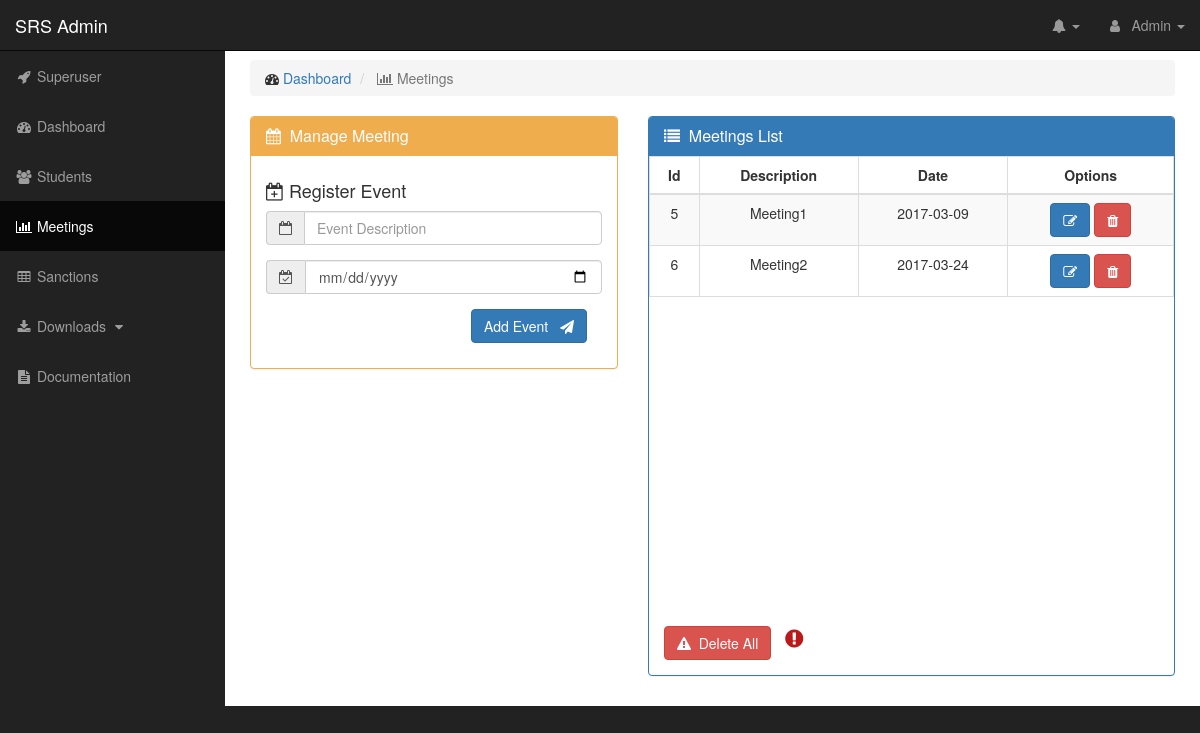
Page /pages/meetings.php (signed in) on the committed database.
### tables this page shows
CREATE TABLE `meeting` (
  `m_id` int(11) NOT NULL,
  `description` varchar(50) NOT NULL,
  `m_date` date NOT NULL
);

### process/functions.php (called while the page is built, shortened)
<?php
 function connect(){
   try {
     $db = new PDO("mysql:host=localhost;dbname=srs","root","", array(
    		PDO::MYSQL_ATTR_INIT_COMMAND => "SET NAMES UTF8",
    		PDO::MYSQL_ATTR_USE_BUFFERED_QUERY => TRUE,
    		PDO::MYSQL_ATTR_LOCAL_INFILE => TRUE,
    		PDO::MYSQL_ATTR_USE_BUFFERED_QUERY));
    	return $db;
   } catch (Exception $e) {
     header('Location: process/installdb.php');
   }
 }
function getmeet(){
	$db = connect();
	$sth = $db->prepare("SELECT * From meeting");
	$sth->execute();
	$results = $sth->fetchAll(PDO::FETCH_OBJ);
	return $results;
}
function getdescription(){
	$db = connect();
	$sth = $db->prepare("SELECT DISTINCT description From meeting");
	$sth->execute();
	$results = $sth->fetchAll(PDO::FETCH_OBJ);
	return $results;
}

### pages/meetings.php (the view, shortened to what this page needs)
<?php
include "../process/functions.php";
$super = "";
if($_SESSION['admin'] == "dean"){
	$super = '<li id="superuser">
							<a href="superuser.php"><i class="fa fa-fw fa-rocket"></i> Superuser</a>
						</li>';
}
$results = getdescription();
$arraycount = count($results);
if($arraycount > 7){
	$dis = "disabled";
}
else{
	$dis = "none";
}
 ?>
<!DOCTYPE html>
<html lang="en">
<head>
    <link href="../css/bootstrap.min.css" rel="stylesheet">
    <link href="../css/sb-admin.css" rel="stylesheet">
    <link href="../icons/css/font-awesome.min.css" rel="stylesheet" type="text/css">
		<link rel="stylesheet" href="https://maxcdn.bootstrapcdn.com/font-awesome/4.7.0/css/font-awesome.min.css">
</head>
<body>
    <div id="wrapper">
        <nav class="navbar navbar-inverse navbar-fixed-top" role="navigation">
            <div class="navbar-header">
                <a class="navbar-brand" href="index.php">SRS Admin</a>
            </div>
            <ul class="nav navbar-right top-nav">
                <li class="dropdown">
                    <a href="#" class="dropdown-toggle" data-toggle="dropdown"><i class="fa fa-bell"></i> <b class="caret"></b></a>
                </li>
                <li class="dropdown">
                    <a href="#" class="dropdown-toggle" data-toggle="dropdown"><i class="fa fa-user"></i>
                      </i> &nbsp Admin <b class="caret"></b></a>
                </li>
            </ul>
            <div class="collapse navbar-collapse navbar-ex1-collapse">
                <ul class="nav navbar-nav side-nav">
										<?php echo $super; ?>
                    <li>
                        <a href="index.php"><i class="fa fa-fw fa-dashboard"></i> Dashboard</a>
                    </li>
                    <li>
                        <a href="students.php"><i class="fa fa-fw fa-group"></i> Students</a>
                    </li>
                    <li  class="active">
                        <a href="#"><i class="fa fa-fw fa-bar-chart-o"></i> Meetings</a>
                    </li>
                    <li>
                        <a href="sanctions.php"><i class="fa fa-fw fa-table"></i> Sanctions</a>
                    </li>
                    <li>
                        <a href="javascript:;" data-toggle="collapse" data-target="#demo"><i class="fa fa-fw fa-download"></i> Downloads <i class="fa fa-fw fa-caret-down"></i></a>
                    </li>
										<li>
                        <a href="#"><i class="fa fa-fw fa-file-text"></i> Documentation </a>
                    </li>
                </ul>
            </div>
        </nav>
        <div id="page-wrapper">
            <div class="container-fluid">
                <div class="row">
                    <div class="col-lg-12">
                        <ol class="breadcrumb">
                            <li>
                                <i class="fa fa-dashboard"></i>  <a href="index.php">Dashboard</a>
                            </li>
                            <li class="active">
                                <i class="fa fa-bar-chart-o"></i> Meetings
                            </li>
                        </ol>
                    </div>
                </div>
								<div class="row">
                    <div class="col-lg-5">
                        <div class="panel panel-yellow">
                            <div class="panel-heading">
                                <h3 class="panel-title"><i class="fa fa-calendar">
																</i>&nbsp Manage Meeting</h3>
                            </div>
                            <div class="panel-body">
                                <div class="row">
																	<div class="col-md-12">
																		<form class="" method="POST" action="../process/registerprocess.php">
																			<h4><i class="fa fa-calendar-plus-o"></i> Register Event</h4>
																				<div class="form-group input-group" id="event">
																					<span class="input-group-addon"><i class="fa fa-calendar-o"></i></span>
																					<input type="text" name="desc" placeholder="Event Description" required maxlength="50"
																					id="eventname" title="Format: aA" class="form-control">
																				</div>
																				<div class="form-group input-group" id="eventdate">
																					<span class="input-group-addon"><i class="fa fa-calendar-check-o"></i></span>
																					<input type="date" name="dato"  required="required" class="form-control"
																					maxlength="11" placeholder="yyyy-dd-mm" id="dateevent">
																				</div>
																				<div class="col-md-12 text-right" style="margin-bottom: 10px;">
																					<button id="eventsubmit" class="btn btn-primary" type="submit" name="addmeeting"
																					<?php echo $dis;?>>	Add Event &nbsp  <i class="fa fa-send"></i></button>
																				</div>
																			</form>
																	</div>
                                </div>
                            </div>
                        </div>
                    </div>
										<div class="col-lg-7">
                        <div class="panel panel-primary">
                            <div class="panel-heading">
                                <h3 class="panel-title"><i class="fa fa-list"></i>&nbsp Meetings List</h3>
                            </div>
                            <div class="panel-body" style="padding-top: 0px;">
															<div class="row" style="overflow: auto; height: 470px;">
																<div class="flot-chart">
																	<table class="table table-bordered table-hover table-striped">
																		<thead>
																			<tr>
																				<th class="text-center">Id</th>
																				<th class="text-center">Description</th>
																				<th class="text-center">Date</th>
																				<th class="text-center">Options</th>
																			</tr>
																		</thead>
																		<tbody id="meetings-table">
																			<?php foreach(getmeet() as $g): ?>
																			<tr class="text-center">
																				<td><?php echo  $g->m_id; ?></td>
																				<td><?php echo  $g->description; ?></td>
																				<td class="text-center"><?php echo  $g->m_date; ?></td>
																				<td class="text-center"><a data-toggle="modal" data-id="<?php echo $g->m_id;?>" title="Add this item"
																					class="editMeeting btn btn-primary" data-target="#edit-meeting">
																				<i class="fa fa-edit"></i></a>
																				<a class="deleteMeeting btn btn-danger" data-id="<?php echo $g->m_id?>">
																				<i class="fa fa-trash"></i></a></td>
																			</tr>
																		<?php endforeach; ?>
																		</tbody>
																	</table>
                                </div>
															</div>
																<div class="row">
																	<div class="col-md-12">
																		<a href="../process/deletemeetings.php?action=deleteall"
																		onclick="return confirm('Are you sure?')"
																		class="btn btn-danger" type="button" data-toggle="tooltip"
																		title="Proceed with caution!" name="button">
																		<i class="fa fa-warning"></i>&nbsp Delete All</a>
																		<a href="" class="danger" data-toggle="tooltip" data-placement="right"
																		title="Warning! This will delete everything in the list">
																		<i class="fa fa-exclamation-circle"
																		style="font-size: 1.5em; color: #BB1A1A; margin-left: 10px;"></i></a>
																	</div>
																</div>
                            </div>
                        </div>
                    </div>
                </div>
            </div>
        </div>
    </div>
</body>
</html>

### css/sb-admin.css (style rules this page uses)
body { margin-top: 100px; background-color: #222; }
@media (min-width:768px) { body { margin-top: 50px; } }
#wrapper { padding-left: 0; }
#page-wrapper { width: 100%; padding: 0; background-color: #fff; }
@media (min-width:768px) { #wrapper { padding-left: 225px; } }
@media (min-width:768px) { #page-wrapper { padding: 10px; } }
.top-nav { padding: 0 15px; }
.top-nav>li { display: inline-block; float: left; }
.top-nav>li>a { padding-top: 15px; padding-bottom: 15px; line-height: 20px; color: #999; }
@media (min-width:768px) { .side-nav { position: fixed; top: 51px; left: 225px; width: 225px; margin-left: -225px; border: none; border-radius: 0; overflow-y: auto; background-color: #222; bottom: 0; overflow-x: hidden; padding-bottom: 40px; } }
@media (min-width:768px) { .side-nav>li>a { width: 225px; } }
.flot-chart { display: block; height: 400px; }
.panel-yellow { border-color: #f0ad4e; }
.panel-yellow > .panel-heading { border-color: #f0ad4e; color: #fff; background-color: #f0ad4e; }

### rows in the picture
meeting: m_id "5", description "Meeting1", m_date "2017-03-09"
meeting: m_id "6", description "Meeting2", m_date "2017-03-24"
